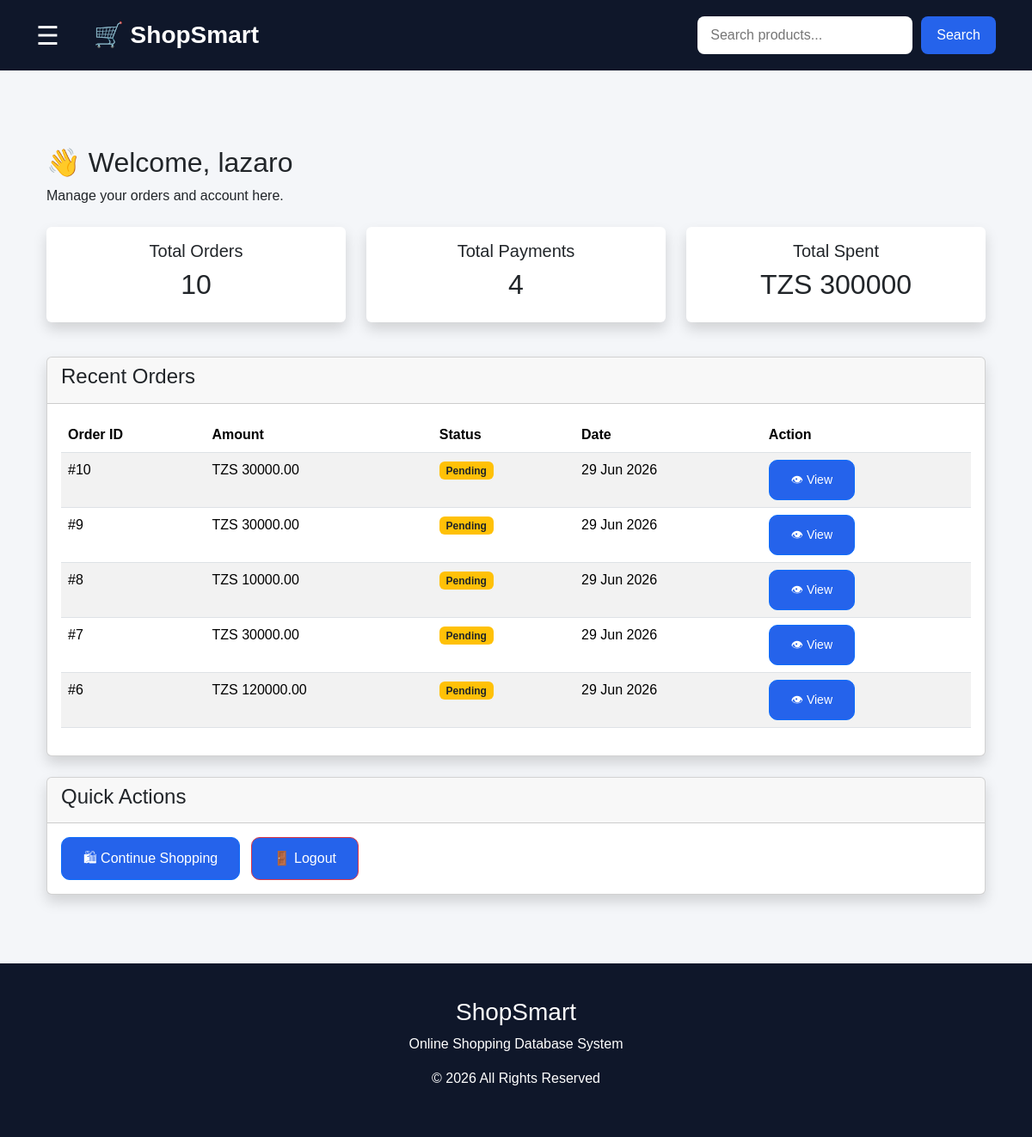
Before: /customer/ (signed in) with the older database file.
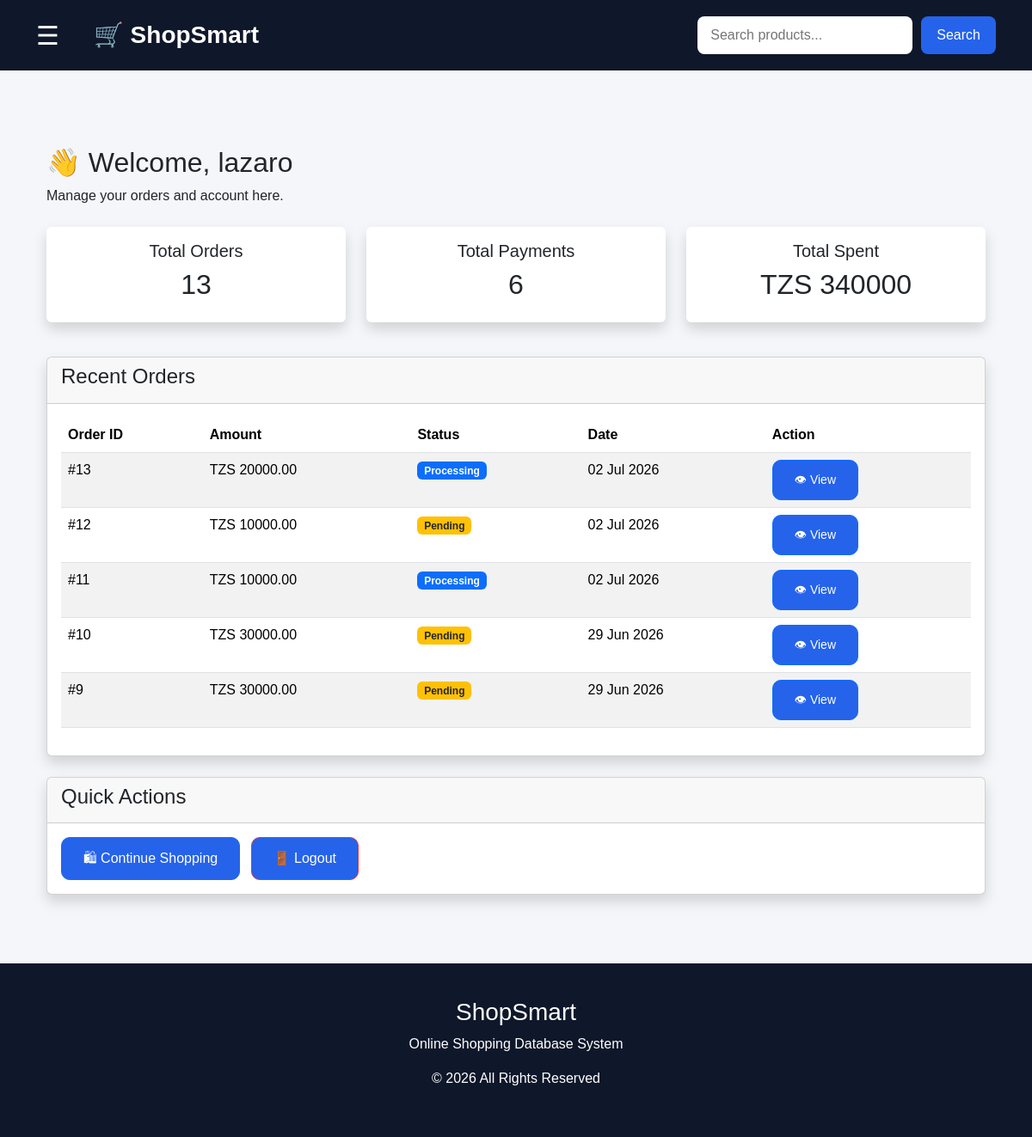
After: the same page with the newer database file.
### orders/models.py (models this page shows, shortened)
class Order(models.Model):
    STATUS_CHOICES = (
        ('Pending', 'Pending'),
        ('Approved', 'Approved'),
        ('Processing', 'Processing'),
        ('Out for Delivery', 'Out for Delivery'),
        ('Delivered', 'Delivered'),
    )
    customer = models.ForeignKey(
        User,
        on_delete=models.CASCADE
    )
    total_amount = models.DecimalField(
        max_digits=12,
        decimal_places=2
    )
    status = models.CharField(
        max_length=30,
        choices=STATUS_CHOICES,
        default='Pending'
    )
    created_at = models.DateTimeField(
        auto_now_add=True
    )

### customer/views.py (the view)
# urls.py: path('', include('dashboard.urls')),
@login_required
def dashboard(request):
    orders = Order.objects.filter(customer=request.user)
    payments = Payment.objects.filter(order__customer=request.user)
    recent_orders = orders.order_by('-created_at')[:5]
    total_spent = orders.aggregate(
        Sum('total_amount')
    )['total_amount__sum'] or 0
    context = {
        'total_orders': orders.count(),
        'total_payments': payments.count(),
        'total_spent': total_spent,
        'recent_orders': recent_orders,
    }
    return render(
        request,
        'customer/dashboard.html',
        context
    )

### templates/customer/dashboard.html
{% extends 'base.html' %}
{% block content %}
<div class="container mt-5">
    <h2>👋 Welcome, {{ request.user.first_name|default:request.user.username }}</h2>
    <p>Manage your orders and account here.</p>
    <div class="row mt-4">
        <div class="col-md-4 mb-3">
            <div class="card shadow border-0">
                <div class="card-body text-center">
                    <h5>Total Orders</h5>
                    <h2>{{ total_orders }}</h2>
                </div>
            </div>
        </div>
        <div class="col-md-4 mb-3">
            <div class="card shadow border-0">
                <div class="card-body text-center">
                    <h5>Total Payments</h5>
                    <h2>{{ total_payments }}</h2>
                </div>
            </div>
        </div>
        <div class="col-md-4 mb-3">
            <div class="card shadow border-0">
                <div class="card-body text-center">
                    <h5>Total Spent</h5>
                    <h2>TZS {{ total_spent }}</h2>
                </div>
            </div>
        </div>
    </div>
    <div class="card shadow mt-4">
        <div class="card-header">
            <h4>Recent Orders</h4>
        </div>
        <div class="card-body">
            {% if recent_orders %}
            <table class="table table-striped table-hover">
                <thead>
                    <tr>
                        <th>Order ID</th>
                        <th>Amount</th>
                        <th>Status</th>
                        <th>Date</th>
                        <th>Action</th>
                    </tr>
                </thead>
                <tbody>
                    {% for order in recent_orders %}
                    <tr>
                        <td>#{{ order.id }}</td>
                        <td>TZS {{ order.total_amount }}</td>
                        <td>
                            {% if order.status == 'Pending' %}
                                <span class="badge bg-warning text-dark">
                                    Pending
                                </span>
                            {% elif order.status == 'Processing' %}
                                <span class="badge bg-primary">
                                    Processing
                                </span>
                            {% elif order.status == 'Delivered' %}
                                <span class="badge bg-success">
                                    Delivered
                                </span>
                            {% endif %}
                        </td>
                        <td>{{ order.created_at|date:"d M Y" }}</td>
                        <td>
                            <a href="{% url 'receipt' order.id %}"
                               class="btn btn-sm btn-outline-primary">
                                👁 View
                            </a>
                        </td>
                    </tr>
                    {% endfor %}
                </tbody>
            </table>
            {% else %}
                <div class="alert alert-info">
                    You don't have any orders yet.
                </div>
            {% endif %}
        </div>
    </div>
    <div class="card shadow mt-4">
        <div class="card-header">
            <h4>Quick Actions</h4>
        </div>
        <div class="card-body">
            <a href="{% url 'home' %}" class="btn btn-primary me-2">
                🛍 Continue Shopping
            </a>
            <a href="{% url 'logout' %}" class="btn btn-danger">
                🚪 Logout
            </a>
        </div>
    </div>
</div>
{% endblock %}

Changed rows visible on the page:
no longer on this page (row unchanged): Order: id "8", total_amount "10000.00", status "Pending", created_at "29 Jun 2026"
no longer on this page (row unchanged): Order: id "7", total_amount "30000.00", status "Pending", created_at "29 Jun 2026"
no longer on this page (row unchanged): Order: id "6", total_amount "120000.00", status "Pending", created_at "29 Jun 2026"
added Order: id "13", total_amount "20000.00", status "Processing", created_at "02 Jul 2026"
added Order: id "12", total_amount "10000.00", status "Pending", created_at "02 Jul 2026"
added Order: id "11", total_amount "10000.00", status "Processing", created_at "02 Jul 2026"
Other visible differences:
{{ total_orders }}: "10" → "13"
{{ total_payments }}: "4" → "6"
{{ total_spent }}: "300000" → "340000"
